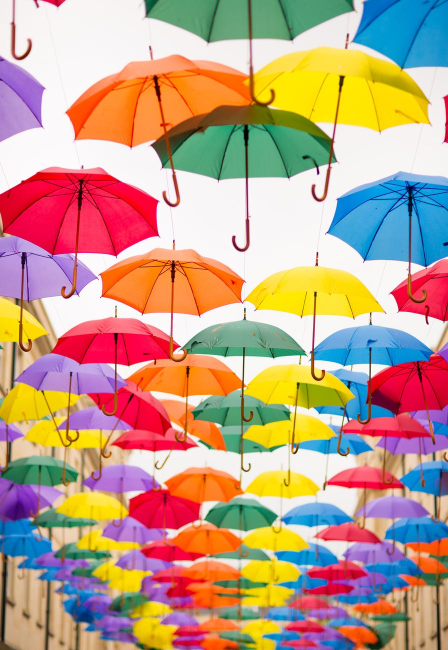
#> input picture pexels-photo-347735.jpeg, 896 x 1300 px (shown at 1/2 size)
$ python color-identifier.py
#> lines starting #> are read from the running program, lines starting #| are printed output that depends on the picture
"""
Project: Color Identifier
Author: Saransh Kumar
Dataset used: https://github.com/codebrainz/color-names/blob/master/output/colors.csv (Color Names)
"""


import argparse
import pandas
import cv2


def read_input_image(image_path):
#> called with image_path = 'pexels-photo-347735.jpeg'
    image = cv2.imread(image_path)
#> image is the input picture: shape (1300, 896, 3); mean B, G, R 136.5, 157.8, 191.5
    image = resize_input_image(image)
    return image


def resize_input_image(image):
    h, w, _ = image.shape
#> h = 1300; w = 896
    scale_down_factor_x = 1
    scale_down_factor_y = 1
    x_limit = 1500
    y_limit = 800
    if w > x_limit:
        scale_down_factor_x = round(x_limit / w, 2)
    if h > 800:
        scale_down_factor_y = round(y_limit / h, 2)
#> scale_down_factor_y = 0.62

    scale_down_factor = min(scale_down_factor_x, scale_down_factor_y)
#> scale_down_factor = 0.62
    image = cv2.resize(image, None, fx=scale_down_factor, fy=scale_down_factor, interpolation=cv2.INTER_AREA)
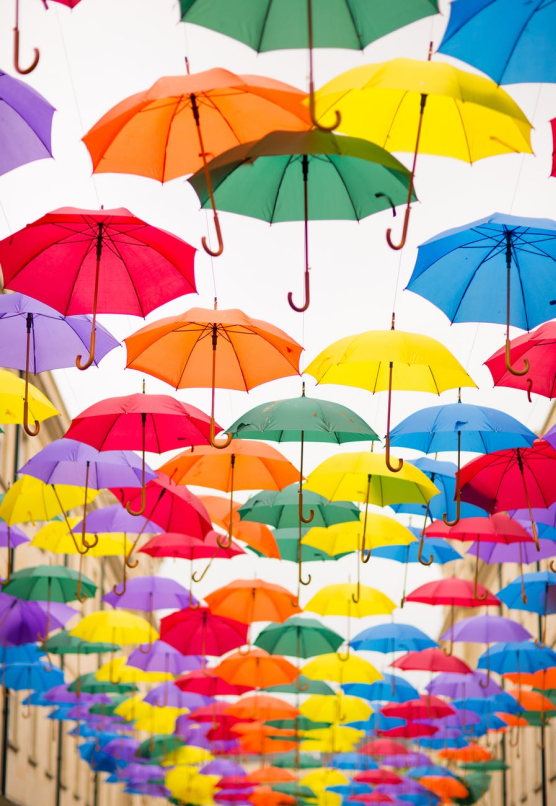
#> image: shape (806, 556, 3); mean of channels 0, 1, 2 136.5, 157.8, 191.5; drawn as B, G, R
    return image


def get_color_names_list():
    column_names = ['color_code', 'Color_Name', 'hex', 'R', 'G', 'B']
    color_names_list = pandas.read_csv(
        'color-names.csv', names=column_names, header=None)
#> (reads color-names.csv from the repository)
    return color_names_list


def callback_function(event, x, y, flags, params):
    if event == cv2.EVENT_LBUTTONDOWN:
        global xpos, ypos, click_event, b, g, r
        click_event = True
        xpos = x
        ypos = y
        b, g, r = image[y, x]
        b = int(b)
        g = int(g)
        r = int(r)


def find_color_name(color_names_list):
    """Find color name from list with minimum absolute difference (r, g, b)."""
    minimum_distance = 10000
    color_name = ''

    for i in range(len(color_names_list)):
        distance = abs(r - color_names_list.loc[i, 'R'])
        distance += abs(g - color_names_list.loc[i, 'G'])
        distance += abs(b - color_names_list.loc[i, 'B'])

        if distance < minimum_distance:
            minimum_distance = distance
            color_name = color_names_list.loc[i, 'Color_Name']

    return color_name


def parse_image_path_from_args():
    parser = argparse.ArgumentParser(description="Find the color name at a clicked point on the image")
    parser.add_argument("-i", "--image", default='pexels-photo-347735.jpeg', help="image file path")
    args = parser.parse_args()
    return args.image


if __name__ == '__main__':

    image_path = parse_image_path_from_args()
    image = read_input_image(image_path)

    color_names_list = get_color_names_list()

    click_event = False

    cv2.namedWindow('Image', cv2.WINDOW_AUTOSIZE)
    cv2.setMouseCallback("Image", callback_function)

    while True:

        cv2.imshow('Image', image)

        if click_event:

            cv2.rectangle(image, (20, 20), (1000, 60), (b, g, r), -1)

            text = find_color_name(color_names_list) + f" rgb({r}, {g}, {b})"
            cv2.putText(image, text, (50, 50), 2, 0.8,
                        (255, 255, 255), 1, cv2.LINE_AA)

            if r + g + b > 600:
                cv2.putText(image, text, (50, 50), 2, 0.8,
                            (0, 0, 0), 1, cv2.LINE_AA)

            click_event = False

        if cv2.waitKey(20) & 0xFF == 27:
#> (key Esc is pressed here)
            break

    cv2.destroyAllWindows()
